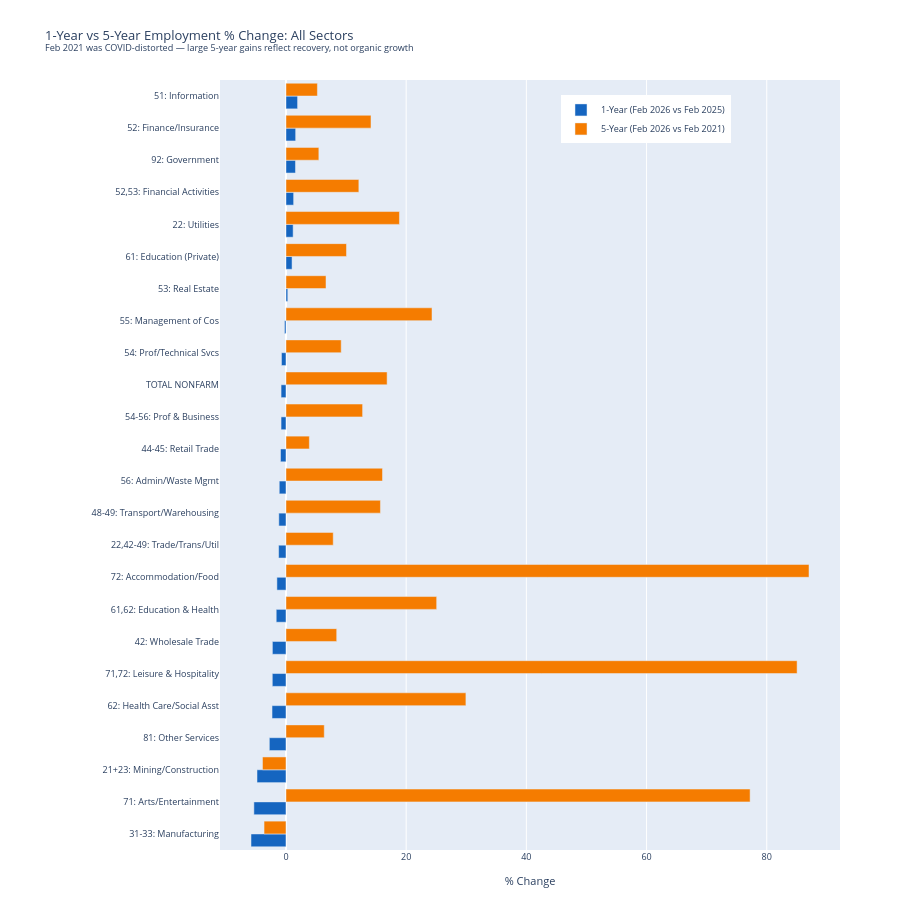

Notebook code cell kept with this figure:
### Markdown cell above
---
## Step 2.11: Chart 2 — 1-Year vs 5-Year % Change Comparison

All NAICS sectors plus BLS supersectors and Total Nonfarm.

### Code cell
# Individual sectors
comp_rows = []
for _, row in df.iterrows():
    comp_rows.append({'Sector': f"{row['NAICS']}: {short[row['Industry']]}",
                      'YoY %': row['YoY %'], '5yr %': row['5yr %']})

# Supersectors + Total Nonfarm
for srow in super_full:
    label = f"{srow['NAICS']}: {srow['Industry']}" if srow['NAICS'] else srow['Industry']
    comp_rows.append({'Sector': label, 'YoY %': srow['YoY %'], '5yr %': srow['5yr %']})

comp_df = pd.DataFrame(comp_rows).sort_values('YoY %')

fig2 = go.Figure()
fig2.add_trace(go.Bar(
    y=comp_df['Sector'], x=comp_df['YoY %'], name='1-Year (Feb 2026 vs Feb 2025)',
    orientation='h', marker_color='#1565c0',
))
fig2.add_trace(go.Bar(
    y=comp_df['Sector'], x=comp_df['5yr %'], name='5-Year (Feb 2026 vs Feb 2021)',
    orientation='h', marker_color='#f57c00',
))

fig2.update_layout(
    barmode='group', height=900,
    title='1-Year vs 5-Year Employment % Change: All Sectors<br><sup>Feb 2021 was COVID-distorted — large 5-year gains reflect recovery, not organic growth</sup>',
    xaxis_title='% Change',
    margin=dict(l=220, r=60, t=80, b=50), legend=dict(x=0.55, y=0.98), font=dict(size=9),
)
fig2.show()

### Figure 1 — Plotly figure (JSON) as saved in the notebook; plotly's stock layout.template omitted (floating-point values rounded to 4 significant figures)
{"data": [{"marker": {"color": "#1565c0"}, "name": "1-Year (Feb 2026 vs Feb 2025)", "orientation": "h", "type": "bar", "x": [-5.82, -5.34, -4.82, -2.77, -2.32, -2.275, -2.26, -1.623, -1.51, -1.223, -1.19, -1.12, -0.91, -0.8173, -0.8157, -0.75, -0.25, 0.3, 1.01, 1.19, 1.274, 1.58, 1.61, 1.93], "y": ["31-33: Manufacturing", "71: Arts/Entertainment", "21+23: Mining/Construction", "81: Other Services", "62: Health Care/Social Asst", "71,72: Leisure & Hospitality", "42: Wholesale Trade", "61,62: Education & Health", "72: Accommodation/Food", "22,42-49: Trade/Trans/Util", "48-49: Transport/Warehousing", "56: Admin/Waste Mgmt", "44-45: Retail Trade", "54-56: Prof & Business", "TOTAL NONFARM", "54: Prof/Technical Svcs", "55: Management of Cos", "53: Real Estate", "61: Education (Private)", "22: Utilities", "52,53: Financial Activities", "92: Government", "52: Finance/Insurance", "51: Information"]}, {"marker": {"color": "#f57c00"}, "name": "5-Year (Feb 2026 vs Feb 2021)", "orientation": "h", "type": "bar", "x": [-3.65, 77.23, -3.91, 6.37, 29.94, 85.05, 8.44, 25.07, 87.03, 7.865, 15.72, 16.06, 3.89, 12.75, 16.83, 9.19, 24.3, 6.66, 10.07, 18.88, 12.13, 5.47, 14.15, 5.23], "y": ["31-33: Manufacturing", "71: Arts/Entertainment", "21+23: Mining/Construction", "81: Other Services", "62: Health Care/Social Asst", "71,72: Leisure & Hospitality", "42: Wholesale Trade", "61,62: Education & Health", "72: Accommodation/Food", "22,42-49: Trade/Trans/Util", "48-49: Transport/Warehousing", "56: Admin/Waste Mgmt", "44-45: Retail Trade", "54-56: Prof & Business", "TOTAL NONFARM", "54: Prof/Technical Svcs", "55: Management of Cos", "53: Real Estate", "61: Education (Private)", "22: Utilities", "52,53: Financial Activities", "92: Government", "52: Finance/Insurance", "51: Information"]}], "layout": {"barmode": "group", "font": {"size": 9}, "height": 900, "legend": {"x": 0.55, "y": 0.98}, "margin": {"b": 50, "l": 220, "r": 60, "t": 80}, "title": {"text": "1-Year vs 5-Year Employment % Change: All Sectors<br><sup>Feb 2021 was COVID-distorted — large 5-year gains reflect recovery, not organic growth</sup>"}, "xaxis": {"title": {"text": "% Change"}}}}
